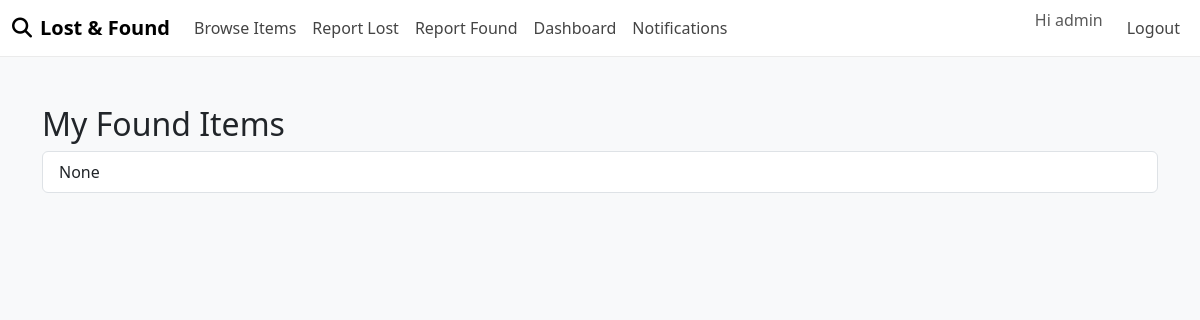
The app's page /items/my/found/ (signed in), older data.
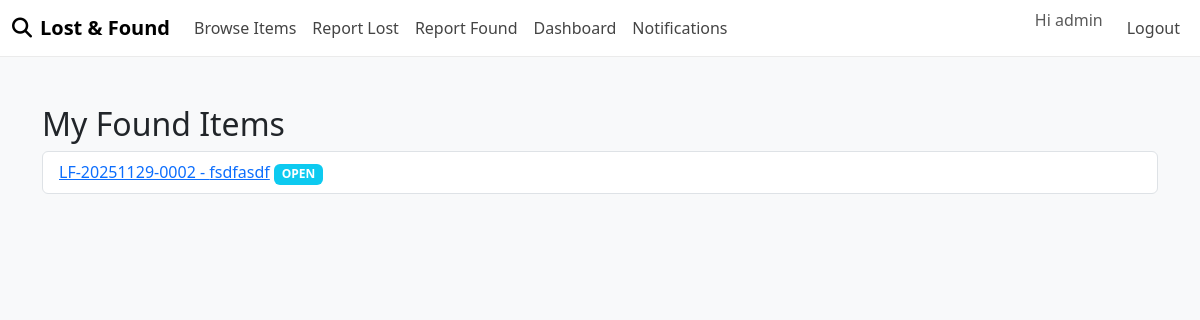
The same page, newer data.
### lostfound/models.py (models this page shows, shortened)
class Item(models.Model):
    STATUS_OPEN = 'OPEN'
    STATUS_MATCHED = 'MATCHED'
    STATUS_UNDER_VERIFICATION = 'UNDER_VERIFICATION'
    STATUS_RETURNED = 'RETURNED'
    STATUS_CLOSED = 'CLOSED'
    STATUS_REJECTED = 'REJECTED'
    STATUS_CHOICES = [
        (STATUS_OPEN, 'Open'),
        (STATUS_MATCHED, 'Matched'),
        (STATUS_UNDER_VERIFICATION, 'Under Verification'),
        (STATUS_RETURNED, 'Returned'),
        (STATUS_CLOSED, 'Closed'),
        (STATUS_REJECTED, 'Rejected'),
    ]
    TYPE_LOST = 'LOST'
    TYPE_FOUND = 'FOUND'
    TYPE_CHOICES = [
        (TYPE_LOST, 'Lost'),
        (TYPE_FOUND, 'Found'),
    ]
    item_code = models.CharField(max_length=30, unique=True, blank=True)
    title = models.CharField(max_length=200)
    category = models.ForeignKey(ItemCategory, on_delete=models.SET_NULL, null=True, related_name='items')
    item_type = models.CharField(max_length=10, choices=TYPE_CHOICES)
    color = models.CharField(max_length=50)
    brand = models.CharField(max_length=100, blank=True, null=True)
    description = models.TextField()
    location_lost = models.CharField(max_length=200, blank=True, null=True)
    location_found = models.CharField(max_length=200, blank=True, null=True)
    date_lost = models.DateField(blank=True, null=True)
    date_found = models.DateField(blank=True, null=True)
    photo = models.FileField(upload_to='items/', blank=True, null=True)
    status = models.CharField(max_length=25, choices=STATUS_CHOICES, default=STATUS_OPEN)
    reported_by = models.ForeignKey(User, on_delete=models.SET_NULL, null=True, related_name='reported_items')
    handled_by = models.ForeignKey(User, on_delete=models.SET_NULL, null=True, blank=True, related_name='handled_items')
    created_at = models.DateTimeField(auto_now_add=True)
    updated_at = models.DateTimeField(auto_now=True)

### lostfound/views.py (the view)
# urls.py: path('items/my/found/', my_found_items, name='my_found_items'),
@login_required
def my_found_items(request):
    items = Item.objects.filter(reported_by=request.user, item_type='FOUND').order_by('-created_at')
    return render(request, 'lostfound/my_found_items.html', {'items': items})

### templates/lostfound/my_found_items.html
{% extends 'base.html' %}
{% block content %}
<h2>My Found Items</h2>
<ul class="list-group">
{% for i in items %}
  <li class="list-group-item"><a href="/items/{{ i.item_code }}/">{{ i.item_code }} - {{ i.title }}</a> <span class="badge bg-info">{{ i.status }}</span></li>
{% empty %}<li class="list-group-item">None</li>{% endfor %}
</ul>
{% endblock %}

Row changes from the older to the newer data that the page shows:
added Item: item_code "LF-20251129-0002", title "fsdfasdf", status "OPEN"
Text that changed along with them:
text no longer shown: "None"
